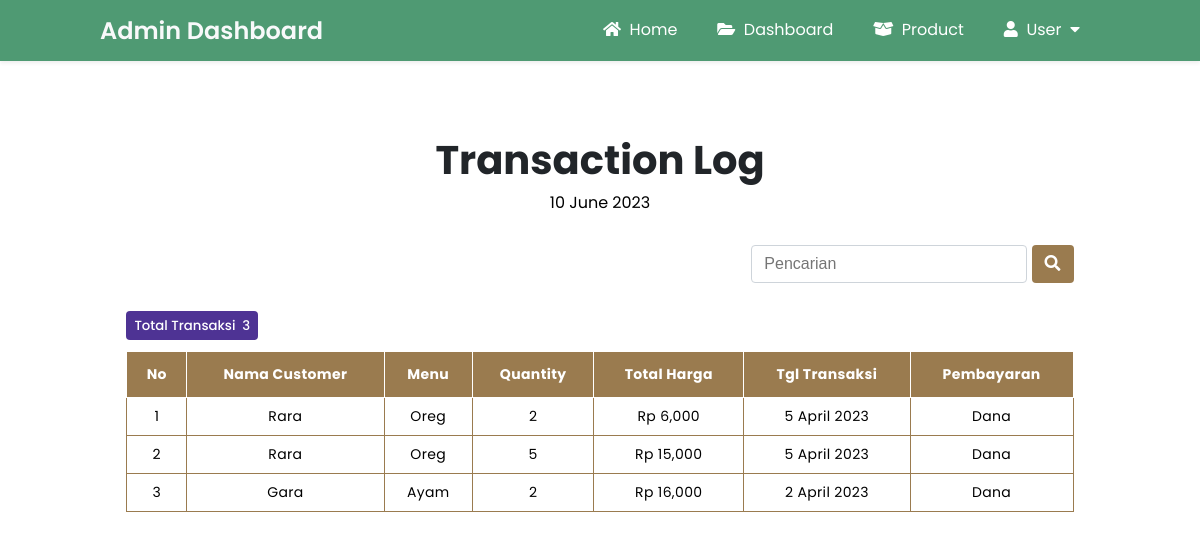
The app's page /admin/transaction-logger.php (signed in) with its own data.
### tables this page shows
CREATE TABLE IF NOT EXISTS `tbl_order` (
  `id` int NOT NULL AUTO_INCREMENT,
  `id_user` int NOT NULL,
  `id_product` int NOT NULL,
  `nama_product` varchar(200) NOT NULL,
  `harga_satuan` varchar(200) NOT NULL,
  `nama_customer` varchar(200) NOT NULL,
  `alamat` text NOT NULL,
  `quantity` int NOT NULL,
  `total_harga` int NOT NULL,
  `payment_method` varchar(200) NOT NULL,
  `tgl_transaksi` varchar(200) NOT NULL,
  PRIMARY KEY (`id`),
  KEY `idUser` (`id_user`),
  KEY `idProduct` (`id_product`)
);

### config/config.php (called while the page is built, shortened)
<?php
$hostname = "localhost";
$username = "root";
$password = "";
$database = "db_cafe";
$koneksi = mysqli_connect($hostname, $username, $password, $database);
function queryTransaction($queryTransaction)
{
    global $koneksi;
    $hasil = mysqli_query($koneksi, $queryTransaction);
    $tampungBaris = [];
    while ($baris = mysqli_fetch_assoc($hasil)) {
        $tampungBaris[] = $baris;
    }
    return $tampungBaris;
}
?>

### admin/transaction-logger.php (the view, shortened to what this page needs)
<?php
require '../config/config.php';
$queryTransaction = queryTransaction("SELECT * FROM tbl_order ORDER BY tgl_transaksi DESC");
$totalTransaction = count($queryTransaction);
?>
<!DOCTYPE html>
<html lang="en">
<head>
    <link rel="stylesheet" href="https://cdnjs.cloudflare.com/ajax/libs/font-awesome/5.15.3/css/all.min.css" />
    <link rel="stylesheet" href="../css/transaction-logger.css?v=<?php echo time(); ?>">
</head>
<body>
<header class="nav-top-mg">
    <div class="logo">
        <a href="admin.php">
            Admin Dashboard
        </a>
    </div>
    <nav class="nav-bot">
        <ul>
            <li><a href="../index.php"><i class="fas fa-home"></i>&nbsp;&nbsp;Home</a></li>
            <li><a href="admin.php"><i class="fas fa-folder-open"></i>&nbsp;&nbsp;Dashboard</a></li>
            <li><a href="product.php"><i class="fas fa-box-open"></i>&nbsp;&nbsp;Product</a></li>
            <li class="dropdown1"><a href="#"><i class="fas fa-user"></i>&nbsp;&nbsp;User&nbsp;&nbsp;<i class="fas fa-caret-down"></i></a>
            </li>
        </ul>
    </nav>
</header>
<section class="tabel">
    <div class="table-container">
        <h1 class="heading">Transaction Log</h1>
        <p class="date"><?php echo date("j F Y"); ?></p>
<section class="pencarian">
    <div class="container">
        <form method="post">
            <input type="text" name="kata_kunci" placeholder="Pencarian">
            <button type="submit" name="cari" class="button-pencarian">
                <i class="fas fa-search"></i>
            </button>
        </form>
    </div>
</section>
<section class="informasi">
    <h5>
        <?php
        if(isset($totalPencarian)) {
            echo "<span class='cari'>Hasil Pencarian&nbsp; " . $totalPencarian . "</span>";
        } else {
            echo "<span class='transaksi'>Total Transaksi&nbsp; " . $totalTransaction . "</span>";
        }
        ?>
    </h5>
</section>
        <table class="table">
            <thead>
                <tr>
                    <th>No</th>
                    <th>Nama Customer</th>
                    <th>Menu</th>
                    <th>Quantity</th>
                    <th>Total Harga</th>
                    <th>Tgl Transaksi</th>
                    <th>Pembayaran</th>
                </tr>
            </thead>
            <tbody>
                <?php $i = 1; ?>
                <?php foreach($queryTransaction as $dataTransaction) : ?>
                <tr>
                    <td data-label="No"><?= $i; ?></td>
                    <td data-label="Nama Customer"><?= $dataTransaction['nama_customer']; ?></td>
                    <td data-label="Menu"><?= $dataTransaction['nama_product']; ?></td>
                    <td data-label="Quantity"><?= $dataTransaction['quantity']; ?></td>
                    <td data-label="Total Harga">Rp <?= number_format($dataTransaction['total_harga']); ?></td>
                    <td data-label="Tgl Transaksi"><?= $dataTransaction['tgl_transaksi']; ?></td>
                    <td data-label="Pembayaran"><?= $dataTransaction['payment_method']; ?></td>
                </tr>
                <?php $i++; ?>
                <?php endforeach; ?>
            </tbody>
        </table>
    </div>
</section>
</body>
</html>

### css/transaction-logger.css (style rules this page uses)
body { font-family: "Poppins", sans-serif; }
header { position: absolute; top: 0; left: 0; padding: 0 100px; background: #4f9a73; width: 100%; box-sizing: border-box; box-shadow: 0 0.125rem 0.25rem rgba(0, 0, 0, 0.075); z-index: 999999; }
header .logo a { margin-top: 13px; color: #f8f9fa; height: 48px; font-size: 24px; float: left; font-weight: 600; text-decoration: none; }
header nav { float: right; }
header nav ul { margin: 0; padding: 0; display: flex; }
header nav ul li { list-style: none; position: relative; }
header nav ul li a { height: 50px; line-height: 50px; padding: 5px 20px; color: #fff; text-decoration: none; display: block; }
.tabel { margin-top: 130px; margin-bottom: 75px; }
.table-container { padding: 0 10%; margin: 40px auto 0; }
.heading { font-size: 40px; text-align: center; margin-bottom: 40px; color: #212529; margin-block-end: 0em; }
p.date { text-align: center; margin-top: 0px; margin-bottom: 20px; }
.table { width: 100%; border-collapse: collapse; }
.table thead { background-color: #9a7b4f; }
.table thead tr th { font-size: 14px; font-weight: medium; letter-spacing: 0.35px; color: #fff; opacity: 1; padding: 12px; vertical-align: top; border: 0.5px solid #fff; }
.table tbody tr td { font-size: 14px; letter-spacing: 0.35px; font-weight: normal; padding: 8px; text-align: center; border: 0.5px solid #9a7b4f; }
.pencarian { margin-bottom: 25px; }
.container { text-align: right; }
input[type="text"] { margin-top: 8px; margin-bottom: 8px; width: 250px; padding: 0.375rem 0.75rem; border-radius: 0.25rem; font-size: 1rem; line-height: 1.5; border: 1px solid #ced4da; color: #212529; background-clip: padding-box; outline: none; }
button.button-pencarian { margin-top: 10px; background: #9a7b4f; color: #fff; padding: 6px 12px; border-radius: 0.25rem; border: 1px solid transparent; font-size: 1rem; line-height: 1.5; outline: none; cursor: pointer; }
h5 { margin-block-start: 1em; margin-block-end: 1.1em; }
.transaksi { background-color: #4e3394; padding: 5px 8px 5px 8px; border-radius: 0.25rem; color: #fff; font-weight: 500; }

### records on screen
tbl_order: nama_customer "Rara", nama_product "Oreg", quantity "2", total_harga "6,000", tgl_transaksi "5 April 2023", payment_method "Dana"
tbl_order: nama_customer "Rara", nama_product "Oreg", quantity "5", total_harga "15,000", tgl_transaksi "5 April 2023", payment_method "Dana"
tbl_order: nama_customer "Gara", nama_product "Ayam", quantity "2", total_harga "16,000", tgl_transaksi "2 April 2023", payment_method "Dana"

### other values on screen
$totalTransaction "3"
